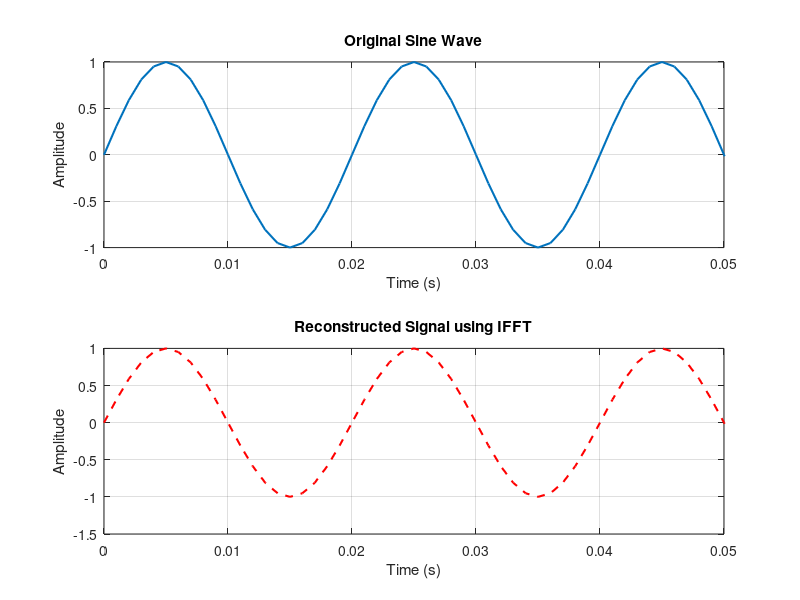

Write MATLAB code to recreate this figure.
% Inverse FFT example

fs = 1000;
t = 0:1/fs:1-1/fs;
f = 50;

% Generate sine wave
x = sin(2*pi*f*t);

% FFT and IFFT
X = fft(x);
x_reconstructed = ifft(X);

figure;
subplot(2,1,1);
plot(t, x, 'LineWidth', 1.5);
title('Original Sine Wave');
xlabel('Time (s)');
ylabel('Amplitude');
xlim([0 0.05]);
grid on;

subplot(2,1,2);
plot(t, real(x_reconstructed), '--r', 'LineWidth', 1.5);
title('Reconstructed Signal using IFFT');
xlabel('Time (s)');
ylabel('Amplitude');
xlim([0 0.05]);
grid on;

% Explanation:
% IFFT perfectly reconstructs the original signal from frequency components.